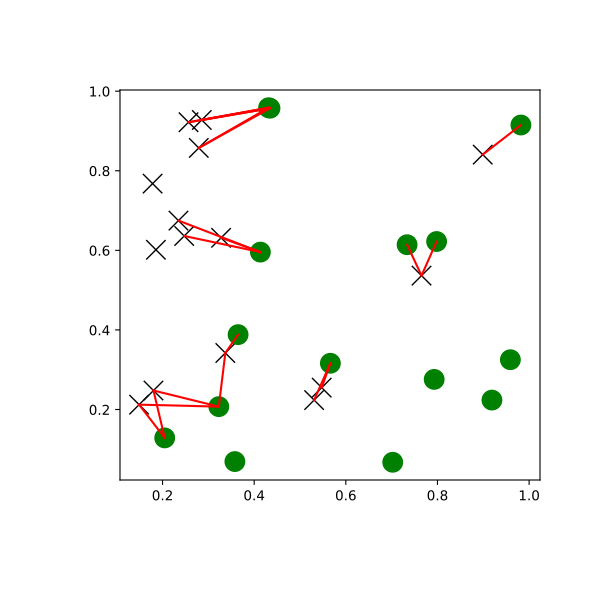

Source code (Python):
# You can search all pairs of points between two kd-trees within a distance:

import matplotlib.pyplot as plt
import numpy as np
from scipy.spatial import cKDTree
np.random.seed(21701)
points1 = np.random.random((15, 2))
points2 = np.random.random((15, 2))
plt.figure(figsize=(6, 6))
plt.plot(points1[:, 0], points1[:, 1], "xk", markersize=14)
plt.plot(points2[:, 0], points2[:, 1], "og", markersize=14)
kd_tree1 = cKDTree(points1)
kd_tree2 = cKDTree(points2)
indexes = kd_tree1.query_ball_tree(kd_tree2, r=0.2)
for i in range(len(indexes)):
    for j in indexes[i]:
        plt.plot([points1[i, 0], points2[j, 0]],
            [points1[i, 1], points2[j, 1]], "-r")
plt.show()
